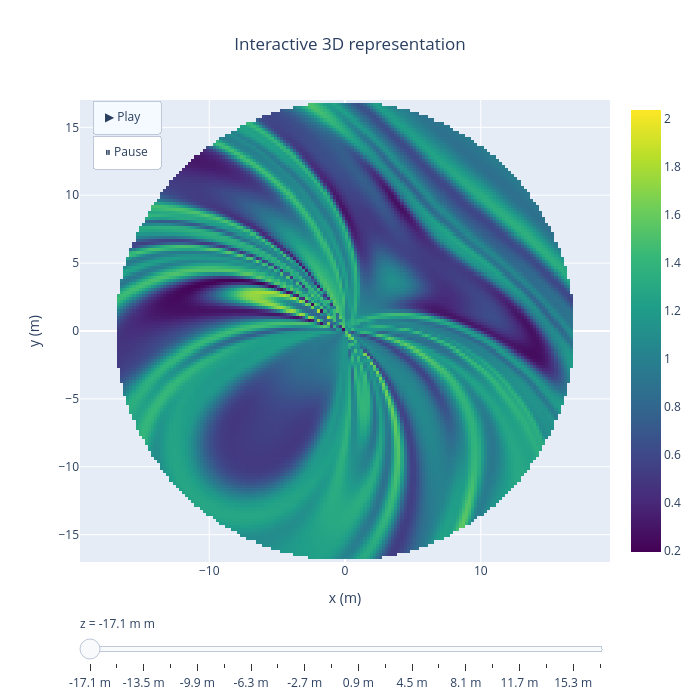

Notebook code cell kept with this figure:
### Code cell
from lucid.AbsorptionSIREN.visualize_3d import plot_interactive_plotly

final_params = results['final_params'].siren_params
#model, params = setup_siren("siren_params.npz")
absorption_fn = make_absorption_fn(siren_model)
print(absorption_fn(jnp.array([[16.0, 2.0, 17.0]]), final_params))
plot_interactive_plotly(lambda xyz: absorption_fn(xyz, final_params))

### Figure 1 — Plotly figure (JSON) as saved in the notebook; plotly's stock layout.template omitted (floating-point values rounded to 4 significant figures; data arrays with more than 128 entries replaced by an {"elided": "..."} marker saying what was removed)
{"data": [{"colorscale": [[0, "#440154"], [0.1111, "#482878"], [0.2222, "#3e4989"], [0.3333, "#31688e"], [0.4444, "#26828e"], [0.5556, "#1f9e89"], [0.6667, "#35b779"], [0.7778, "#6ece58"], [0.8889, "#b5de2b"], [1, "#fde725"]], "hovertemplate": "x: %{x:.2f} m<br>y: %{y:.2f} m<br>correction: %{z:.4f}<extra></extra>", "showscale": true, "type": "heatmap", "x": {"elided": "150 float values"}, "y": {"elided": "150 float values"}, "z": {"elided": "150x150 float values"}, "zmax": 2.037, "zmin": 0.1946}], "layout": {"height": 700, "sliders": [{"currentvalue": {"prefix": "z = ", "suffix": " m"}, "pad": {"t": 50}, "steps": [{"args": [["-17.1"], {"frame": {"duration": 0}, "mode": "immediate"}], "label": "-17.1 m", "method": "animate"}, {"args": [["-15.3"], {"frame": {"duration": 0}, "mode": "immediate"}], "label": "-15.3 m", "method": "animate"}, {"args": [["-13.5"], {"frame": {"duration": 0}, "mode": "immediate"}], "label": "-13.5 m", "method": "animate"}, {"args": [["-11.7"], {"frame": {"duration": 0}, "mode": "immediate"}], "label": "-11.7 m", "method": "animate"}, {"args": [["-9.9"], {"frame": {"duration": 0}, "mode": "immediate"}], "label": "-9.9 m", "method": "animate"}, {"args": [["-8.1"], {"frame": {"duration": 0}, "mode": "immediate"}], "label": "-8.1 m", "method": "animate"}, {"args": [["-6.3"], {"frame": {"duration": 0}, "mode": "immediate"}], "label": "-6.3 m", "method": "animate"}, {"args": [["-4.5"], {"frame": {"duration": 0}, "mode": "immediate"}], "label": "-4.5 m", "method": "animate"}, {"args": [["-2.7"], {"frame": {"duration": 0}, "mode": "immediate"}], "label": "-2.7 m", "method": "animate"}, {"args": [["-0.9"], {"frame": {"duration": 0}, "mode": "immediate"}], "label": "-0.9 m", "method": "animate"}, {"args": [["0.9"], {"frame": {"duration": 0}, "mode": "immediate"}], "label": "0.9 m", "method": "animate"}, {"args": [["2.7"], {"frame": {"duration": 0}, "mode": "immediate"}], "label": "2.7 m", "method": "animate"}, {"args": [["4.5"], {"frame": {"duration": 0}, "mode": "immediate"}], "label": "4.5 m", "method": "animate"}, {"args": [["6.3"], {"frame": {"duration": 0}, "mode": "immediate"}], "label": "6.3 m", "method": "animate"}, {"args": [["8.1"], {"frame": {"duration": 0}, "mode": "immediate"}], "label": "8.1 m", "method": "animate"}, {"args": [["9.9"], {"frame": {"duration": 0}, "mode": "immediate"}], "label": "9.9 m", "method": "animate"}, {"args": [["11.7"], {"frame": {"duration": 0}, "mode": "immediate"}], "label": "11.7 m", "method": "animate"}, {"args": [["13.5"], {"frame": {"duration": 0}, "mode": "immediate"}], "label": "13.5 m", "method": "animate"}, {"args": [["15.3"], {"frame": {"duration": 0}, "mode": "immediate"}], "label": "15.3 m", "method": "animate"}, {"args": [["17.1"], {"frame": {"duration": 0}, "mode": "immediate"}], "label": "17.1 m", "method": "animate"}]}], "title": {"text": "Interactive 3D representation", "x": 0.5, "xanchor": "center"}, "updatemenus": [{"buttons": [{"args": [null, {"frame": {"duration": 120}, "fromcurrent": true}], "label": "▶ Play", "method": "animate"}, {"args": [[null], {"frame": {"duration": 0}, "mode": "immediate"}], "label": "⏸ Pause", "method": "animate"}], "type": "buttons", "x": 0.15, "y": 1}], "width": 700, "xaxis": {"title": {"text": "x (m)"}}, "yaxis": {"scaleanchor": "x", "title": {"text": "y (m)"}}}}
